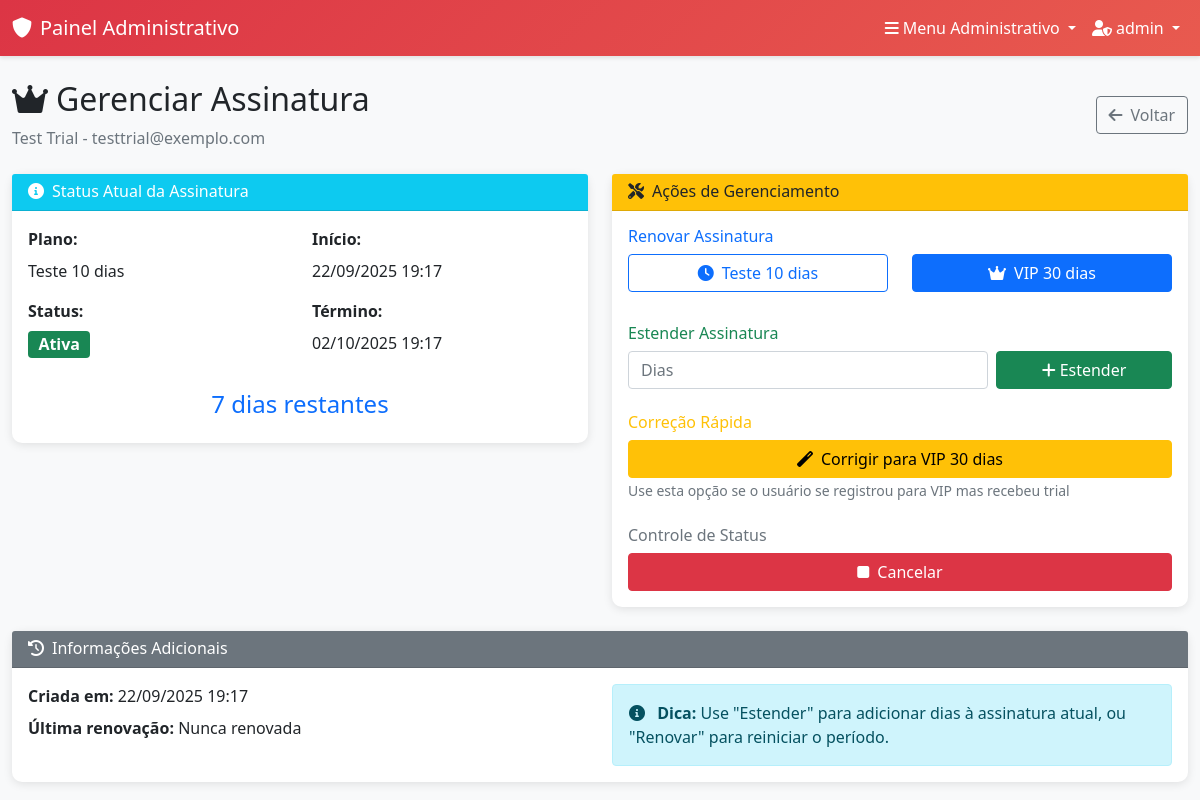
Screenshot of /admin-panel/owners/13/subscription/ (signed in) with the database file from the repository.
### accounts/models.py (models this page shows, shortened)
class UserProfile(models.Model):
    USER_TYPES = (
        ('owner', 'Proprietário'),
        ('employee', 'Funcionário'),
        ('client', 'Cliente'),
    )
    user = models.OneToOneField(User, on_delete=models.CASCADE, related_name='profile')
    user_type = models.CharField(max_length=10, choices=USER_TYPES, default='client')
    phone = models.CharField(max_length=15, blank=True, null=True)
    birth_date = models.DateField(blank=True, null=True)
    profile_picture = models.URLField(max_length=500, blank=True, null=True, help_text="URL do avatar/foto de perfil")
    created_at = models.DateTimeField(auto_now_add=True)
    updated_at = models.DateTimeField(auto_now=True)
    class Meta:
        verbose_name = "Perfil de Usuário"
        verbose_name_plural = "Perfis de Usuários"

### subscriptions/models.py (models this page shows, shortened)
class Subscription(models.Model):
    PLAN_TYPES = (
        ('trial_10', 'Teste 10 dias'),
        ('vip_30', 'VIP 30 dias'),
    )
    STATUS_CHOICES = (
        ('active', 'Ativo'),
        ('expired', 'Expirado'),
        ('cancelled', 'Cancelado'),
    )
    user = models.OneToOneField(User, on_delete=models.CASCADE, related_name='subscription')
    plan_type = models.CharField(max_length=10, choices=PLAN_TYPES, default='trial_10')
    start_date = models.DateTimeField(auto_now_add=True)
    end_date = models.DateTimeField()
    status = models.CharField(max_length=10, choices=STATUS_CHOICES, default='active')
    created_at = models.DateTimeField(auto_now_add=True)
    last_renewal = models.DateTimeField(blank=True, null=True)
    def is_active(self):
        return self.status == 'active' and self.end_date > timezone.now()
    def days_remaining(self):
        if self.is_active():
            remaining = self.end_date - timezone.now()
            return remaining.days
        return 0
    class Meta:
        verbose_name = "Assinatura"
        verbose_name_plural = "Assinaturas"

### admin_panel/views.py (the view, shortened to what this page needs)
# urls.py: path('owners/<int:owner_id>/subscription/', views.manage_subscription, name='manage_subscription'),
@login_required
@user_passes_test(is_admin_user)
def manage_subscription(request, owner_id):
    owner = get_object_or_404(UserProfile, id=owner_id, user_type='owner')
    subscription, created = Subscription.objects.get_or_create(
        user=owner.user,
        defaults={'plan_type': 'trial_10'}
    )
    return render(request, 'admin_panel/manage_subscription.html', {
        'owner': owner,
        'subscription': subscription,
    })

### admin_panel/views.py (called while the page is built)
def is_admin_user(user):
    return user.is_authenticated and user.is_superuser

### templates/admin_panel/manage_subscription.html (shortened to what this page needs)
{% extends 'admin_panel/base_admin.html' %}
{% block content %}
<div class="row">
    <div class="col-12">
        <div class="d-flex justify-content-between align-items-center mb-4">
            <div>
                <h2>
                    <i class="fas fa-crown me-2"></i>Gerenciar Assinatura
                </h2>
                <p class="text-muted mb-0">{{ owner.user.first_name }} {{ owner.user.last_name }} - {{ owner.user.email }}</p>
            </div>
            <a href="{% url 'admin_panel:owner_detail' owner.id %}" class="btn btn-outline-secondary">
                <i class="fas fa-arrow-left me-2"></i>Voltar
            </a>
        </div>
    </div>
</div>
<div class="row">
    <div class="col-lg-6 mb-4">
        <div class="card admin-card">
            <div class="card-header bg-info text-white">
                <h6 class="mb-0">
                    <i class="fas fa-info-circle me-2"></i>Status Atual da Assinatura
                </h6>
            </div>
            <div class="card-body">
                {% if subscription %}
                    <div class="row">
                        <div class="col-6">
                            <p class="mb-2"><strong>Plano:</strong></p>
                            <p class="mb-3">{{ subscription.get_plan_type_display }}</p>
                            <p class="mb-2"><strong>Status:</strong></p>
                            <p class="mb-3">
                                {% if subscription.is_active %}
                                    <span class="badge bg-success fs-6">Ativa</span>
                                {% else %}
                                    <span class="badge bg-danger fs-6">Expirada</span>
                                {% endif %}
                            </p>
                        </div>
                        <div class="col-6">
                            <p class="mb-2"><strong>Início:</strong></p>
                            <p class="mb-3">{{ subscription.start_date|date:"d/m/Y H:i" }}</p>
                            <p class="mb-2"><strong>Término:</strong></p>
                            <p class="mb-3">{{ subscription.end_date|date:"d/m/Y H:i" }}</p>
                        </div>
                    </div>
                    <div class="text-center mt-3">
                        <h4 class="text-primary">{{ subscription.days_remaining }} dia{{ subscription.days_remaining|pluralize }} restante{{ subscription.days_remaining|pluralize }}</h4>
                    </div>
                {% else %}
                    <div class="text-center py-4">
                        <i class="fas fa-exclamation-triangle text-warning display-4 mb-3"></i>
                        <h5 class="text-muted">Nenhuma assinatura encontrada</h5>
                    </div>
                {% endif %}
            </div>
        </div>
    </div>
    <div class="col-lg-6 mb-4">
        <div class="card admin-card">
            <div class="card-header bg-warning text-dark">
                <h6 class="mb-0">
                    <i class="fas fa-tools me-2"></i>Ações de Gerenciamento
                </h6>
            </div>
            <div class="card-body">
                <div class="mb-4">
                    <h6 class="text-primary">Renovar Assinatura</h6>
                    <div class="row">
                        <div class="col-6 mb-2">
                            <form method="post" class="d-inline">
                                <button type="submit" class="btn btn-outline-primary w-100">
                                    <i class="fas fa-clock me-2"></i>Teste 10 dias
                                </button>
                            </form>
                        </div>
                        <div class="col-6 mb-2">
                            <form method="post" class="d-inline">
                                <button type="submit" class="btn btn-primary w-100">
                                    <i class="fas fa-crown me-2"></i>VIP 30 dias
                                </button>
                            </form>
                        </div>
                    </div>
                </div>
                <div class="mb-4">
                    <h6 class="text-success">Estender Assinatura</h6>
                    <form method="post" class="row g-2">
                        <div class="col-8">
                            <input type="number" name="days" class="form-control" placeholder="Dias" min="1" max="365" required>
                        </div>
                        <div class="col-4">
                            <button type="submit" class="btn btn-success w-100">
                                <i class="fas fa-plus me-1"></i>Estender
                            </button>
                        </div>
                    </form>
                </div>
                {% if subscription and subscription.plan_type == 'trial_10' %}
                <div class="mb-4">
                    <h6 class="text-warning">Correção Rápida</h6>
                    <form method="post" class="d-inline">
                        <button type="submit" class="btn btn-warning w-100">
                            <i class="fas fa-magic me-2"></i>Corrigir para VIP 30 dias
                        </button>
                    </form>
                    <small class="text-muted">Use esta opção se o usuário se registrou para VIP mas recebeu trial</small>
                </div>
                {% endif %}
                <div class="mb-0">
                    <h6 class="text-secondary">Controle de Status</h6>
                    <div class="btn-group w-100">
                        {% if subscription and subscription.status == 'active' %}
                            <form method="post" class="flex-fill">
                                <button type="submit" class="btn btn-danger w-100"
                                        onclick="return confirm('Tem certeza que deseja cancelar esta assinatura?')">
                                    <i class="fas fa-stop me-2"></i>Cancelar
                                </button>
                            </form>
                        {% endif %}
                    </div>
                </div>
            </div>
        </div>
    </div>
</div>
<div class="row">
    <div class="col-12">
        <div class="card admin-card">
            <div class="card-header bg-secondary text-white">
                <h6 class="mb-0">
                    <i class="fas fa-history me-2"></i>Informações Adicionais
                </h6>
            </div>
            <div class="card-body">
                {% if subscription %}
                    <div class="row">
                        <div class="col-md-6">
                            <p class="mb-2"><strong>Criada em:</strong> {{ subscription.created_at|date:"d/m/Y H:i" }}</p>
                            <p class="mb-0"><strong>Última renovação:</strong>
                                {{ subscription.last_renewal|date:"d/m/Y H:i"|default:"Nunca renovada" }}
                            </p>
                        </div>
                        <div class="col-md-6">
                            <div class="alert alert-info mb-0">
                                <i class="fas fa-info-circle me-2"></i>
                                <strong>Dica:</strong> Use "Estender" para adicionar dias à assinatura atual,
                                ou "Renovar" para reiniciar o período.
                            </div>
                        </div>
                    </div>
                {% endif %}
            </div>
        </div>
    </div>
</div>
{% endblock %}

### templates/admin_panel/base_admin.html (shortened to what this page needs)
<!DOCTYPE html>
<html lang="pt-br">
<head>
    <link href="https://cdn.jsdelivr.net/npm/bootstrap@5.1.3/dist/css/bootstrap.min.css" rel="stylesheet">
    <link href="https://cdnjs.cloudflare.com/ajax/libs/font-awesome/6.0.0/css/all.min.css" rel="stylesheet">
</head>
<body>
    <nav class="navbar navbar-expand-lg admin-navbar">
        <div class="container-fluid">
            <a class="navbar-brand text-white" href="{% url 'admin_panel:dashboard' %}">
                <i class="fas fa-shield-alt me-2"></i>Painel Administrativo
            </a>
            <div class="navbar-nav ms-auto">
                <div class="nav-item dropdown">
                    <a class="nav-link dropdown-toggle text-white" href="#" id="adminMenuDropdown" role="button" data-bs-toggle="dropdown">
                        <i class="fas fa-bars me-1"></i>Menu Administrativo
                    </a>
                </div>
                <div class="nav-item dropdown">
                    <a class="nav-link dropdown-toggle text-white" href="#" id="adminUserDropdown" role="button" data-bs-toggle="dropdown">
                        <i class="fas fa-user-shield me-1"></i>{{ user.first_name|default:user.username }}
                    </a>
                </div>
            </div>
        </div>
    </nav>
    <div class="container-fluid">
        <div class="mt-4">
            {% block content %}
            {% endblock %}
        </div>
    </div>
</body>
</html>

### templates/admin_panel/base_admin.html (style rules this page uses)
:root { --admin-primary: #dc3545; --admin-secondary: #6c757d; --admin-success: #198754; --admin-warning: #ffc107; --admin-dark: #212529; }
body { background-color: #f8f9fa; }
.admin-navbar { background: linear-gradient(135deg, var(--admin-primary), #e85a4f); box-shadow: 0 2px 4px rgba(0,0,0,0.1); }
.admin-card { border: none; border-radius: 10px; box-shadow: 0 2px 10px rgba(0,0,0,0.1); transition: transform 0.3s; }

### rows the page displays
UserProfile: user.first_name "Test", user.last_name "Trial", user.email "testtrial@exemplo.com"
Subscription: plan_type "Teste 10 dias", start_date "22/09/2025 19:17", end_date "02/10/2025 19:17", days_remaining "7", created_at "22/09/2025 19:17", last_renewal "Nunca renovada"

### other values shown
{{ user.first_name|default:user.username }} "admin"
